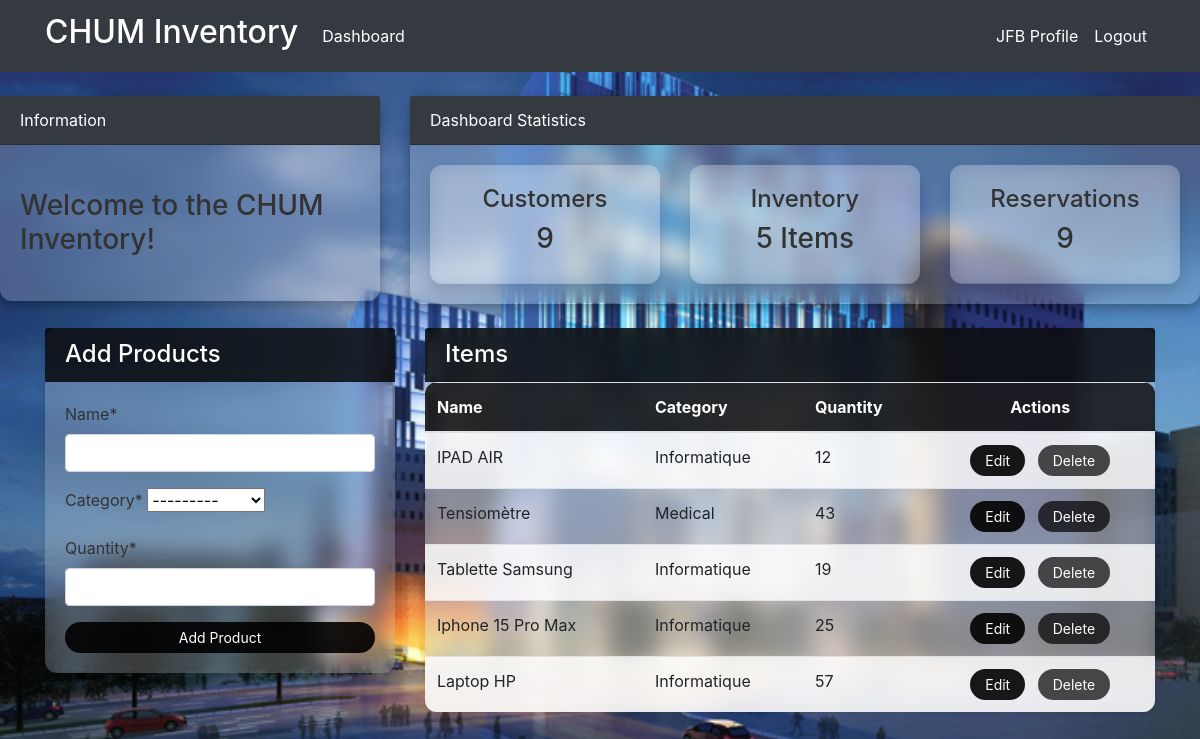
/product/ (signed in), run on an earlier commit of the app's database.
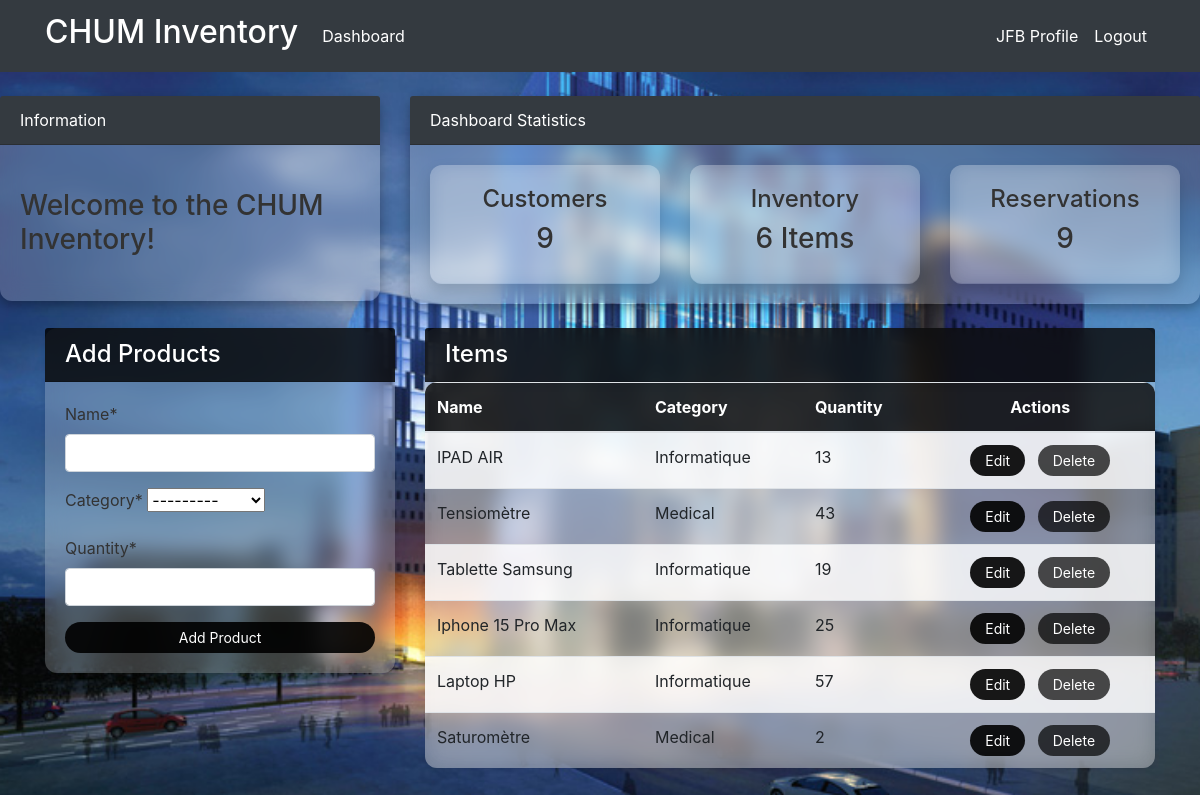
And on a later commit of the database.
### dashboard/models.py (models this page shows, shortened)
class Product(models.Model):
    name = models.CharField(max_length=100, null=True)
    category = models.CharField(max_length=20, choices=CATEGORY, null=True)
    quantity = models.PositiveIntegerField(null=True)
    class Meta:
        verbose_name_plural = "CHUM Inventory"

### dashboard/views.py (the view)
# urls.py: path('product/', views.product, name='dashboard-product'),
@login_required
def product(request):
    items = Product.objects.all() # Using ORM
    customer_count = User.objects.all().count()
    order_count = Order.objects.all().count()
    product_count = Product.objects.all().count()
    if request.method == 'POST':
        form = ProductForm(request.POST)
        if form.is_valid():
            form.save()
            return redirect('dashboard-product')
    else:
        form = ProductForm()
    context = {
        'items':items,
        'form': form,
        'customer_count': customer_count,
        'order_count': order_count,
        'product_count': product_count,
    }
    return render(request, 'dashboard/product.html', context)

### dashboard/forms.py
class ProductForm(forms.ModelForm):
    class Meta:
        model = Product
        fields = '__all__'

### templates/dashboard/product.html (shortened to what this page needs)
{% extends 'partials/base.html' %}
{% load crispy_forms_tags %}
{% block content %}
{% include 'partials/topnav.html' %}
<div class="container mt-4">
    <div class="row">
        <div class="col-md-4">
            <div class="card shadow-sm">
                <div class="card-header">
                    <h4 class="mb-0">Add Products</h4>
                </div>
                <div class="card-body">
                    <form method="POST" onsubmit="handleFormSubmit(event)">
                        {{ form|crispy }}
                        <button class="btn btn-success btn-block" type="submit">Add Product</button>
                    </form>
                </div>
            </div>
        </div>
        <div class="col-md-8">
            <div class="card shadow-sm border-0">
                <div class="card-header d-flex justify-content-between align-items-center">
                    <h4 class="mb-0">Items</h4>
                </div>
                <div class="card-body p-0">
                    <div class="table-responsive">
                        <table class="table table-hover table-striped mb-0">
                            <thead>
                                <tr>
                                    <th scope="col">Name</th>
                                    <th scope="col">Category</th>
                                    <th scope="col">Quantity</th>
                                    <th scope="col" class="text-center">Actions</th>
                                </tr>
                            </thead>
                            <tbody>
                                {% for item in items %}
                                <tr>
                                    <td>{{ item.name }}</td>
                                    <td>{{ item.category }}</td>
                                    <td>{{ item.quantity }}</td>
                                    <td class="text-center">
                                        <a class="btn btn-success btn-sm mx-1" href="{% url 'dashboard-product-update' item.id %}">Edit</a>
                                        <a class="btn btn-danger btn-sm mx-1" href="{% url 'dashboard-product-delete' item.id %}">Delete</a>
                                    </td>
                                </tr>
                                {% endfor %}
                            </tbody>
                        </table>
                    </div>
                </div>
            </div>
        </div>
    </div>
</div>
{% endblock %}

What changed in the data, as far as the page shows it:
changed Product "IPAD AIR": quantity "12" → "13"
added Product: name "Saturomètre", category "Medical", quantity "2"
Also different on the page:
{{ product_count }}: "5" → "6"
